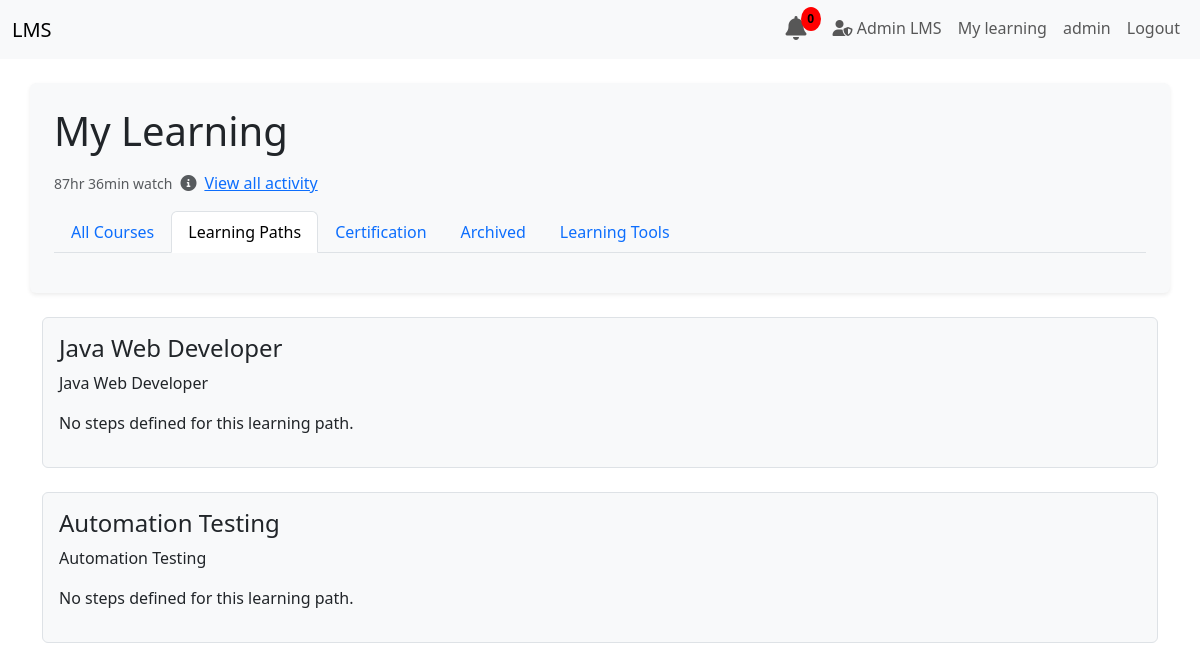
Screenshot of /mylearning/learning-paths/ (signed in) with the database file from the repository.
### user/models.py (models this page shows)
class User(AbstractUser):
    date_joined = models.DateTimeField(auto_now_add=True)
    training_programs = models.ManyToManyField(TrainingProgram, blank=True)
    modules = models.ManyToManyField(Module, related_name='assigned_users', blank=True)
    groups = models.ManyToManyField(
        Group,
        blank=True,
        help_text='The groups this user belongs to.',
        verbose_name='groups',
        related_name='custom_user_groups',
    )
    user_permissions = models.ManyToManyField(
        Permission,
        blank=True,
        help_text='Specific permissions for this user.',
        verbose_name='user permissions',
        related_name='custom_user_permissions',
    )

### learning_path/models.py (models this page shows, shortened)
class LearningPath(models.Model):
    title = models.CharField(max_length=255)
    description = models.TextField(blank=True, null=True)
    creator = models.ForeignKey(settings.AUTH_USER_MODEL, on_delete=models.SET_NULL, null=True, blank=True)
    recommended_count = models.IntegerField(default=0)  # Added recommended_count field
    enrolled_users = models.ManyToManyField(settings.AUTH_USER_MODEL, related_name='enrolled_learning_paths', blank=True)  # Added ManyToManyField for enrolled users

### mylearning/views.py (the view)
# urls.py: path('learning-paths/', learning_paths, name='learning_paths'),  # This will be accessed at /mylearning/learning-paths/
def learning_paths(request):
    learning_paths = LearningPath.objects.filter(creator=request.user)  # Fetching learning paths for the logged-in user
    return render(request, 'learningPaths.html', {'learning_paths': learning_paths})

### mylearning/templates/learningPaths.html (shortened to what this page needs)
{% extends 'basePortal.html' %}
{% load static %}
{% block content %}
<link rel="stylesheet" type="text/css" href="{% static 'mylearning.css' %}">
<div class="container bg-light my-4 p-4 rounded shadow-sm">
    <h1 class="mb-3">My Learning</h1>
    <div class="d-flex align-items-center">
        <p class="me-2 text-muted mb-0">
            <small>87hr 36min watch</small>
        </p>
        <i class="fa-solid fa-circle-info text-muted"></i>
        <a href="#" class="link-primary ms-2">View all activity</a>
    </div>
    {% include "mylearning_tabs.html" %}
</div>
<main class="container">
    <div class="row">
        {% for path in learning_paths %}
            <div class="col-md-12 mb-4">
                <div class="path-content p-3 border rounded bg-light">
                    <h4>{{ path.title }}</h4>
                    <p>{{ path.description }}</p>
                    {% if path.steps.all %}
                        <ul>
                            {% for step in path.steps.all %}
                                <li>
                                    <strong>{{ step.title }}</strong>: {{ step.description }}
                                    <br>
                                    {% if step.courses.all %}
                                        <em>Courses:</em>
                                        <ul>
                                            {% for course in step.courses.all %}
                                                <li>{{ course.course_name }}</li>
                                            {% endfor %}
                                        </ul>
                                    {% endif %}
                                </li>
                            {% endfor %}
                        </ul>
                    {% else %}
                        <p>No steps defined for this learning path.</p>
                    {% endif %}
                </div>
            </div>
        {% empty %}
            <p>You have no learning paths yet.</p>
        {% endfor %}
    </div>
</main>
{% endblock %}

### main/templates/basePortal.html (shortened to what this page needs)
<!DOCTYPE html>
<html lang="en">
<head>
    <link href="https://cdn.jsdelivr.net/npm/bootstrap@5.3.0-alpha1/dist/css/bootstrap.min.css" rel="stylesheet">
    <link rel="stylesheet" href="https://cdnjs.cloudflare.com/ajax/libs/font-awesome/6.0.0-beta3/css/all.min.css">
</head>
<body>
    <nav class="navbar navbar-expand-lg navbar-light bg-light">
        <div class="container-fluid">
            <a class="navbar-brand" href="{% url 'main:home' %}">LMS</a>
            <div class="collapse navbar-collapse" id="navbarNav">
                <ul class="navbar-nav ms-auto">
                    {% if user.is_authenticated %}
                    {% include 'notification_bell.html' %}
                        {% if user.is_superuser %}
                        <li class="nav-item">
                            <a class="nav-link" href="{% url 'main:home' %}" target="_blank">
                                <i class="fas fa-user-shield"></i> Admin LMS
                            </a>
                        </li>
                        {%endif%}
                        <li class="nav-item">
                            <a class="nav-link" href="{% url 'mylearning:index' %}">My learning</a>
                        </li>
                        <li class="nav-item">
                            <a class="nav-link" href="#">{{ user.username }}</a>
                        </li>
                        <li class="nav-item">
                            <a class="nav-link" href="{% url 'main:logout' %}">Logout</a>
                        </li>
                    {% else %}
                        <li class="nav-item">
                            <a class="nav-link" href="{% url 'main:login' %}">Login</a>
                        </li>
                    {% endif %}
                </ul>
            </div>
        </div>
    </nav>
    <div class="container-fluid mt-4">
        {% block content %}{% endblock %}
    </div>
</body>
</html>

### rows the page displays
User: username "admin"
LearningPath: title "Java Web Developer", description "Java Web Developer", shows "No steps defined for this learning path."
LearningPath: title "Automation Testing", description "Automation Testing", shows "No steps defined for this learning path."
